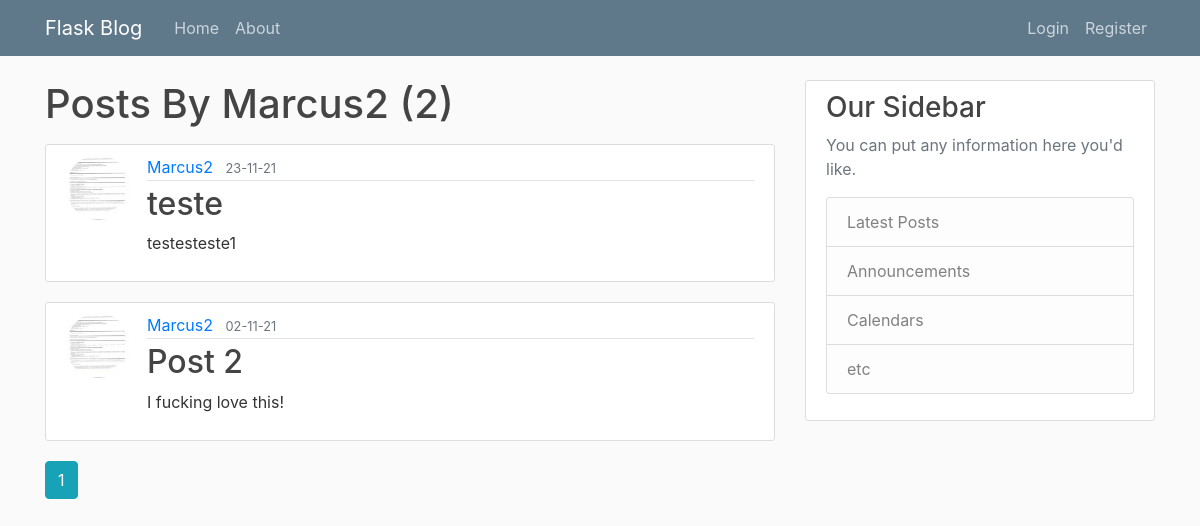
The page /user/Marcus2 on the database as committed earlier.
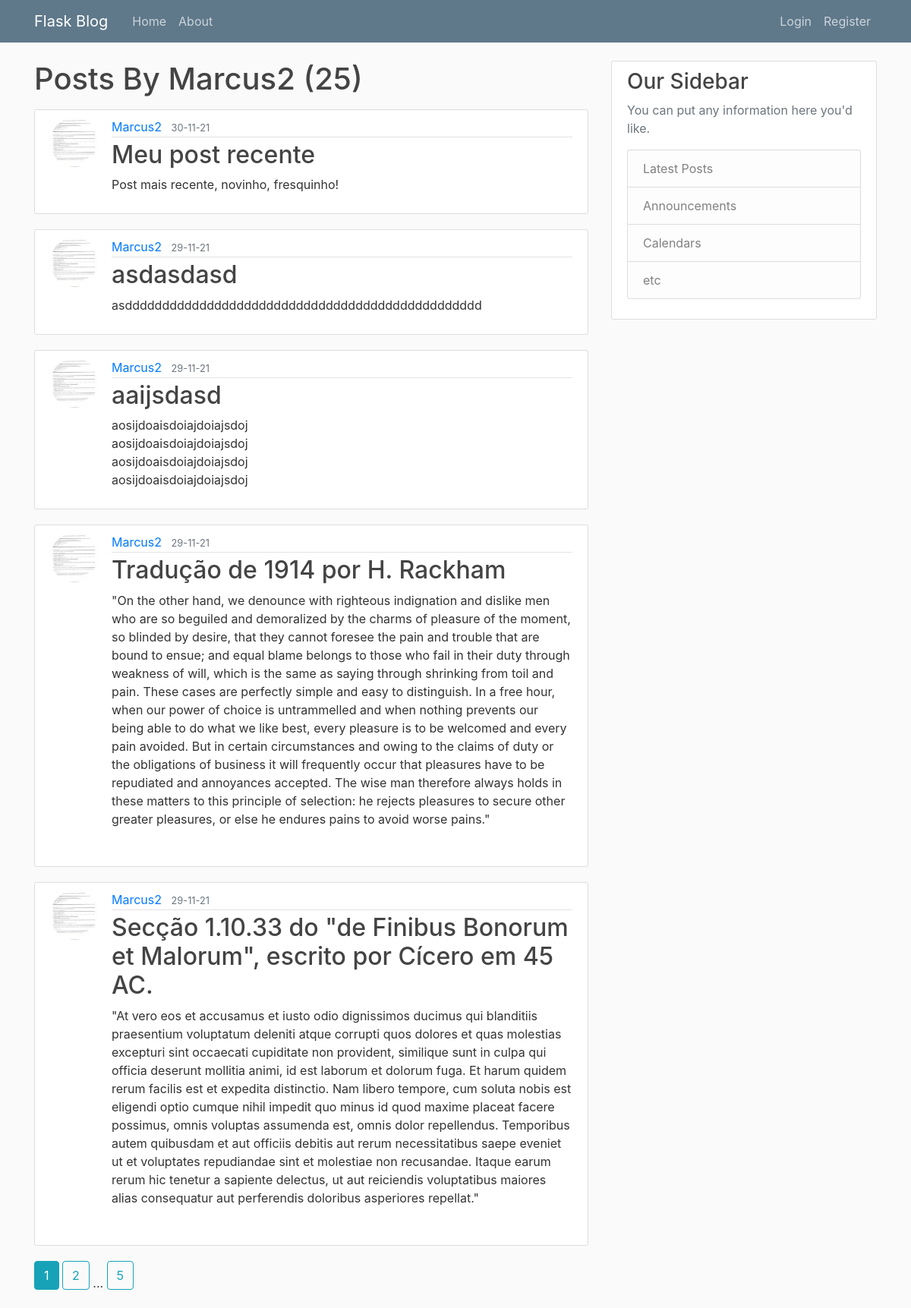
The same page on the database as committed later.
### flaskblog/models.py (models this page shows, shortened)
class Post(db.Model):
    id = db.Column(db.Integer, primary_key=True)
    title = db.Column(db.String(100), nullable=False)
    date_posted = db.Column(db.DateTime, nullable=False, default=datetime.utcnow)
    content = db.Column(db.Text, nullable=False)
    user_id = db.Column(db.Integer, db.ForeignKey('user.id'), nullable=False)

class User(db.Model, UserMixin):
    id = db.Column(db.Integer, primary_key=True)
    username = db.Column(db.String(20), unique=True, nullable=False)
    email = db.Column(db.String(120), unique=True, nullable=False)
    image_file = db.Column(db.String(20), nullable=False, default='default.jpg')
    password = db.Column(db.String(60), nullable=False)
    posts = db.relationship('Post', backref='author', lazy=True)

### flaskblog/users/routes.py (the view)
@users.route("/user/<string:username>")
def user_posts(username):
    page = request.args.get('page', 1, type=int)
    user = User.query.filter_by(username=username).first_or_404()
    posts = Post.query.filter_by(author=user)\
        .order_by(Post.date_posted.desc())\
        .paginate(page=page, per_page=5)
    return render_template('user_posts.html', posts=posts, user=user)

### flaskblog/templates/user_posts.html
{% extends "layout.html" %}
{% block content %}
    <h1 class="mb-3">Posts By {{ user.username }} ({{ posts.total }})</h1>
{% for post in posts.items %}
<article class="media content-section">
    <img class="rounded-circle article-img" src="{{ url_for('static', filename='profile_pics/' + post.author.image_file) }}" >
    <div class="media-body">
      <div class="article-metadata">
        <a class="mr-2" href="{{ url_for('users.user_posts', username=post.author.username) }}">{{ post.author.username }}</a>
        <small class="text-muted">{{ post.date_posted.strftime('%d-%m-%y') }}</small>
      </div>
      <h2><a class="article-title" href="{{ url_for('posts.post', post_id=post.id) }}">{{ post.title }}</a></h2>
      <p class="article-content">{{ post.content }}</p>
    </div>
</article>
{% endfor%}
{% for page_num in posts.iter_pages(left_edge=1, right_edge=1, left_current=1, right_current=2) %}
  {% if page_num %}
    {% if posts.page == page_num %}
      <a class="btn btn-info mb-4" href="{{ url_for('users.user_posts', username=user.username, page=page_num)}}">{{ page_num }}</a>
    {% else %}
    <a class="btn btn-outline-info mb-4" href="{{ url_for('users.user_posts', username=user.username, page=page_num)}}">{{ page_num }}</a>
    {% endif%}
  {% else %}
    ...
  {% endif %}
{% endfor%}
{% endblock content %}

Rows that differ between the two databases and show on the page:
no longer on this page (row unchanged): Post: image_file (picture), author.username "Marcus2", date_posted "23-11-21", title "teste", content "testesteste1"
no longer on this page (row unchanged): Post: image_file (picture), author.username "Marcus2", date_posted "02-11-21", title "Post 2", content "I fucking love this!"
added Post: image_file (picture), author.username "Marcus2", date_posted "30-11-21", title "Meu post recente", content "Post mais recente, novinho, fresquinho!"
added Post: image_file (picture), author.username "Marcus2", date_posted "29-11-21", title "asdasdasd", content "asdddddddddddddddddddddddddddddddddddddddddddddddd"
added Post: image_file (picture), author.username "Marcus2", date_posted "29-11-21", title "aaijsdasd", content "aosijdoaisdoiajdoiajsdoj aosijdoaisdoiajdoiajsdoj aosijdoaisdoiajdoiajsdoj aosijdoaisdoiajdoiajsdoj"
added Post: image_file (picture), author.username "Marcus2", date_posted "29-11-21", title "Tradução de 1914 por H. Rackham", content "\"On the other hand, we denounce with righteous indignation and dislike men who are so beguiled and demoralized by the charms of pleasure of the moment, so blinded by desire, that they cannot foresee the pain and trouble that are bound to ensue; and equal blame belongs to those who fail in their duty through weakness of will, which is the same as saying through shrinking from toil and pain. These cases are perfectly simple and easy to distinguish. In a free hour, when our power of choice is untrammelled and when nothing prevents our being able to do what we like best, every pleasure is to be welcomed and every pain avoided. But in certain circumstances and owing to the claims of duty or the…"
added Post: image_file (picture), author.username "Marcus2", date_posted "29-11-21", title "Secção 1.10.33 do \"de Finibus Bonorum et Malorum\", escrito por Cícero em 45 AC.", content "\"At vero eos et accusamus et iusto odio dignissimos ducimus qui blanditiis praesentium voluptatum deleniti atque corrupti quos dolores et quas molestias excepturi sint occaecati cupiditate non provident, similique sunt in culpa qui officia deserunt mollitia animi, id est laborum et dolorum fuga. Et harum quidem rerum facilis est et expedita distinctio. Nam libero tempore, cum soluta nobis est eligendi optio cumque nihil impedit quo minus id quod maxime placeat facere possimus, omnis voluptas assumenda est, omnis dolor repellendus. Temporibus autem quibusdam et aut officiis debitis aut rerum necessitatibus saepe eveniet ut et voluptates repudiandae sint et molestiae non recusandae. Itaque…"
Other text that changed with them:
{{ posts.total }}: "2" → "25"
new list line: "2"
new list line: "5"
